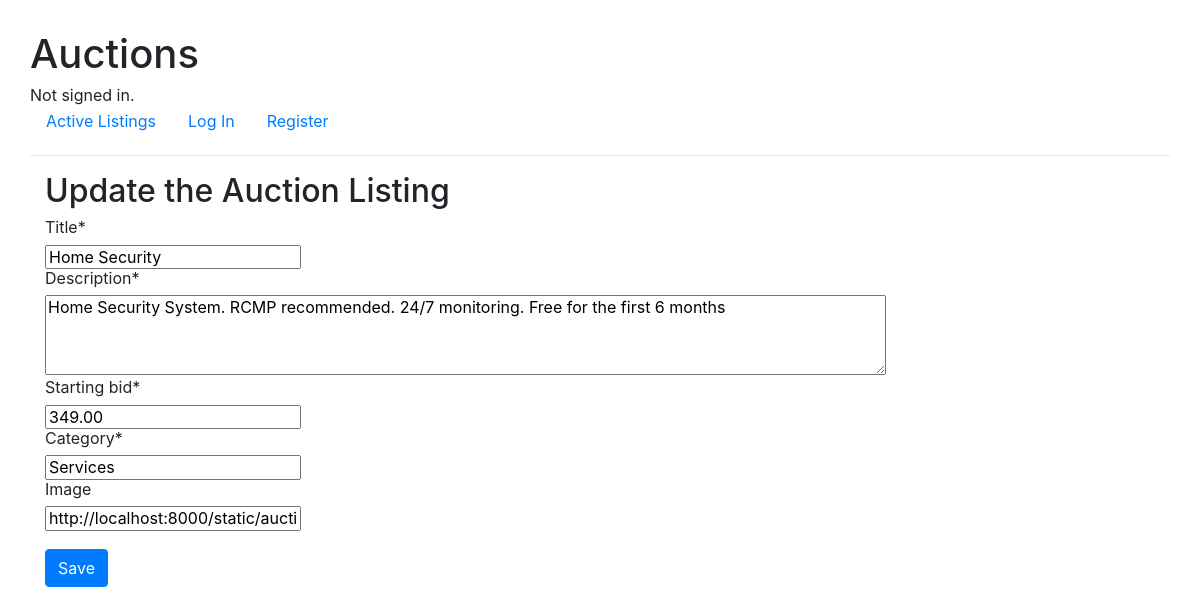
The page /update/5/ on the database as committed earlier.
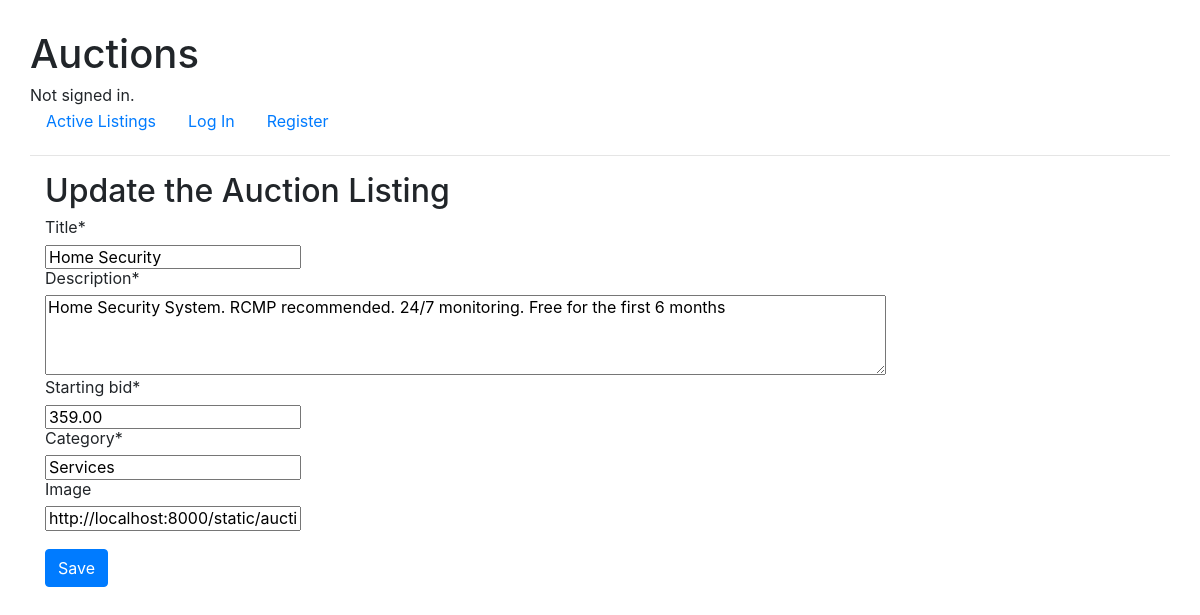
The same page on the database as committed later.
### auctions/models.py (models this page shows, shortened)
class Listing(models.Model):
    title = models.CharField(max_length=32)
    description = models.CharField(max_length=256)
    starting_bid = models.DecimalField(max_digits=7, decimal_places=2)
    category = models.CharField(max_length=32)
    date_listed = models.DateField(auto_now_add=True)
    active = models.BooleanField(default=True)
    user_id = models.ForeignKey(User, on_delete=models.CASCADE, related_name="sellers")
    image = models.URLField(max_length=256, blank=True)
    bid_count = models.IntegerField(default=0)
    max_bid = models.DecimalField(max_digits=7, decimal_places=2, default=0.00)

### auctions/views.py (the view)
# urls.py: path('update/<int:pk>/', views.ListingUpdateView.as_view(), name="update"),
class ListingUpdateView(UpdateView):
    model = Listing
    form_class = ListingForm

### auctions/forms.py
class ListingForm(ModelForm):
    class Meta:
        model = Listing
        fields = ('title', 'description', 'starting_bid', 'category', 'image',)
        widgets = {
            'description': Textarea(attrs={'cols': 80, 'rows': 4}),
            'starting_bid': NumberInput(attrs={'width': 12}),
        }

### auctions/templates/auctions/listing_form.html (shortened to what this page needs)
{% extends "auctions/layout.html" %}
{% load crispy_forms_tags %}
{% load crispy_forms_filters %}
{% block body %}
    <div class="container">
        <h2>
            {% if not form.instance.pk %}
                Post a new Auction Listing
            {% else %}
                Update the Auction Listing
            {% endif %}
        </h2>
        <form method="post">
            {{ form|crispy }}
            <br>
            <input type="submit" class="btn btn-primary" value="Save">
        </form>
    </div>
{% endblock %}

Rows that differ between the two databases and show on the page:
changed Listing "Home Security": starting_bid "349.00" → "359.00"
